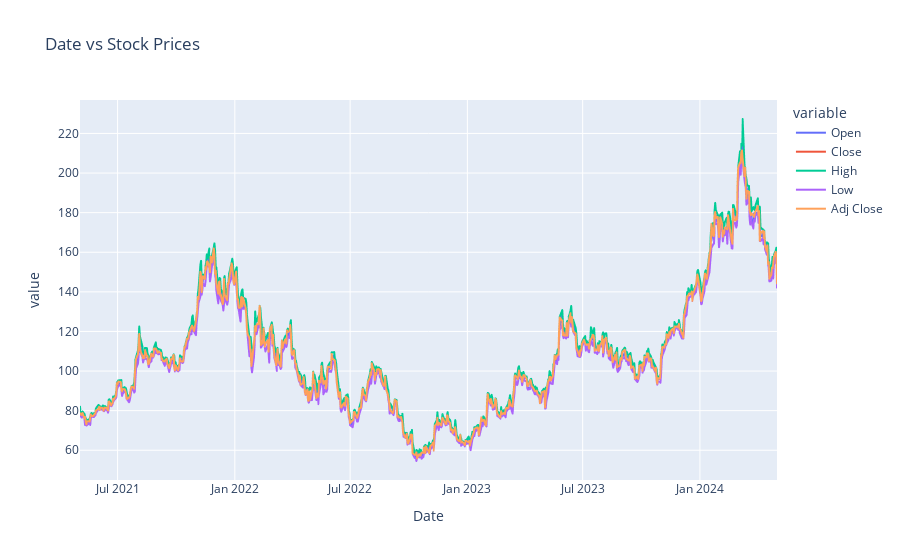

The code cell stored with this chart in its notebook:
### Code cell
fig = px.line(df_amd, y=['Open', 'Close', 'High', 'Low', 'Adj Close'], title = 'Date vs Stock Prices')
fig.show()

### Figure 1 — Plotly figure (JSON) as saved in the notebook; plotly's stock layout.template omitted (floating-point values rounded to 4 significant figures; data arrays with more than 128 entries replaced by an {"elided": "..."} marker saying what was removed)
{"data": [{"hovertemplate": "variable=Open<br>Date=%{x}<br>value=%{y}<extra></extra>", "legendgroup": "Open", "line": {"color": "#636efa", "dash": "solid"}, "marker": {"symbol": "circle"}, "mode": "lines", "name": "Open", "showlegend": true, "type": "scattergl", "x": {"elided": "755 str values"}, "xaxis": "x", "y": {"elided": "755 float values"}, "yaxis": "y"}, {"hovertemplate": "variable=Close<br>Date=%{x}<br>value=%{y}<extra></extra>", "legendgroup": "Close", "line": {"color": "#EF553B", "dash": "solid"}, "marker": {"symbol": "circle"}, "mode": "lines", "name": "Close", "showlegend": true, "type": "scattergl", "x": {"elided": "755 str values"}, "xaxis": "x", "y": {"elided": "755 float values"}, "yaxis": "y"}, {"hovertemplate": "variable=High<br>Date=%{x}<br>value=%{y}<extra></extra>", "legendgroup": "High", "line": {"color": "#00cc96", "dash": "solid"}, "marker": {"symbol": "circle"}, "mode": "lines", "name": "High", "showlegend": true, "type": "scattergl", "x": {"elided": "755 str values"}, "xaxis": "x", "y": {"elided": "755 float values"}, "yaxis": "y"}, {"hovertemplate": "variable=Low<br>Date=%{x}<br>value=%{y}<extra></extra>", "legendgroup": "Low", "line": {"color": "#ab63fa", "dash": "solid"}, "marker": {"symbol": "circle"}, "mode": "lines", "name": "Low", "showlegend": true, "type": "scattergl", "x": {"elided": "755 str values"}, "xaxis": "x", "y": {"elided": "755 float values"}, "yaxis": "y"}, {"hovertemplate": "variable=Adj Close<br>Date=%{x}<br>value=%{y}<extra></extra>", "legendgroup": "Adj Close", "line": {"color": "#FFA15A", "dash": "solid"}, "marker": {"symbol": "circle"}, "mode": "lines", "name": "Adj Close", "showlegend": true, "type": "scattergl", "x": {"elided": "755 str values"}, "xaxis": "x", "y": {"elided": "755 float values"}, "yaxis": "y"}], "layout": {"legend": {"title": {"text": "variable"}, "tracegroupgap": 0}, "title": {"text": "Date vs Stock Prices"}, "xaxis": {"anchor": "y", "domain": [0, 1], "title": {"text": "Date"}}, "yaxis": {"anchor": "x", "domain": [0, 1], "title": {"text": "value"}}}}
